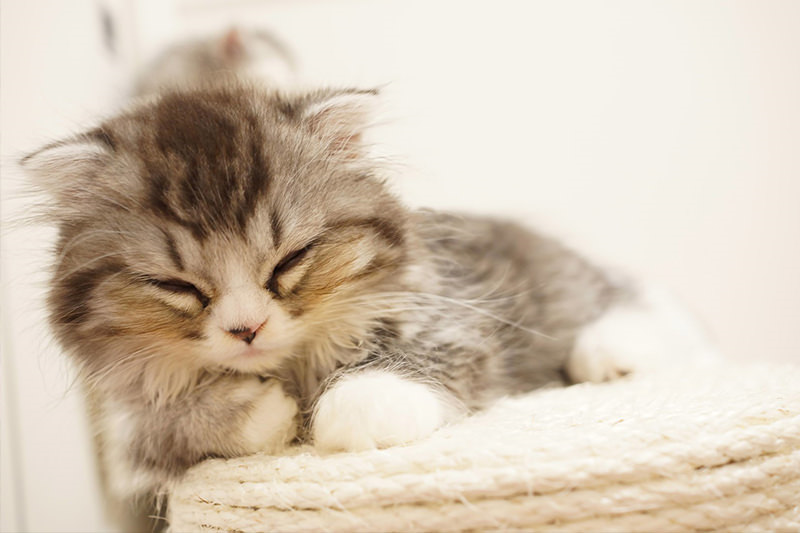
%> input picture source.png, 800 x 533 px
$ octave kadai4.m   (GNU Octave 9; MATLAB toolbox functions it lacks are replaced by stand-ins)
%> lines starting %> are read from the running program, lines starting %| are printed output that depends on the picture
% 課題４　画像のヒストグラム
% 画素の濃度ヒストグラムを生成せよ．


clear; % 変数のオールクリア


ORG=imread('source.png'); % 原画像の入力
%> ORG is the input picture: size 533x800x3 uint8; mean R, G, B 211.4, 197, 179.2
ORG=rgb2gray(ORG); % カラー画像を白黒濃淡画像へ変換
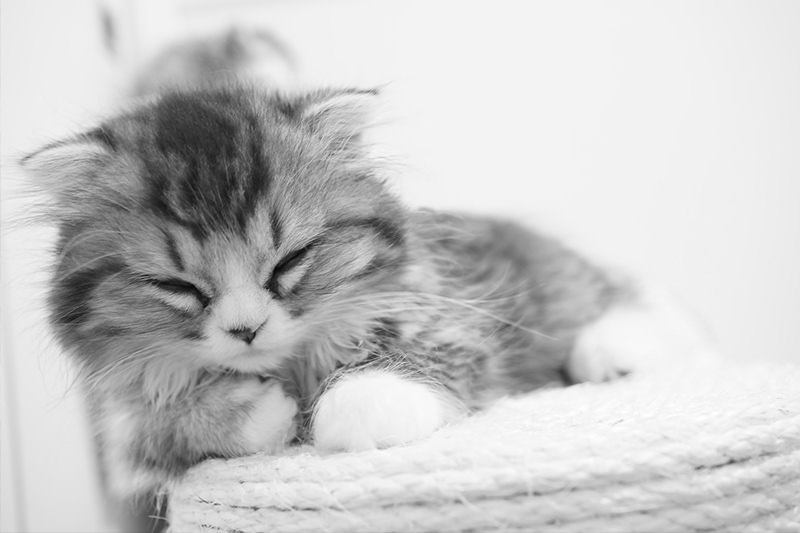
%> ORG: size 533x800 uint8; min 2, max 254, mean 199.3
imagesc(ORG); colormap(gray); colorbar;
pause;


imhist(ORG); % ヒストグラムの表示
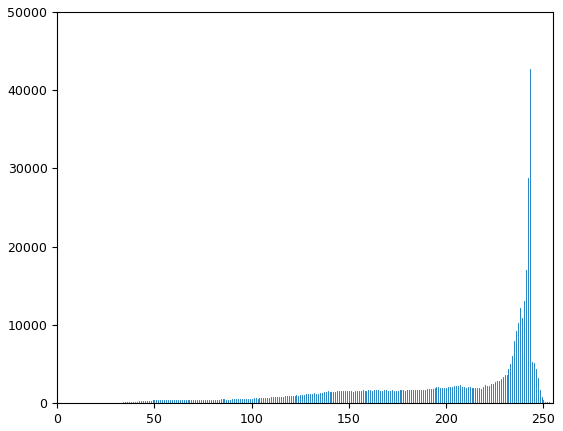
%> figure redrawn from the program's plot data; highest point at x = 243, y = 42695
